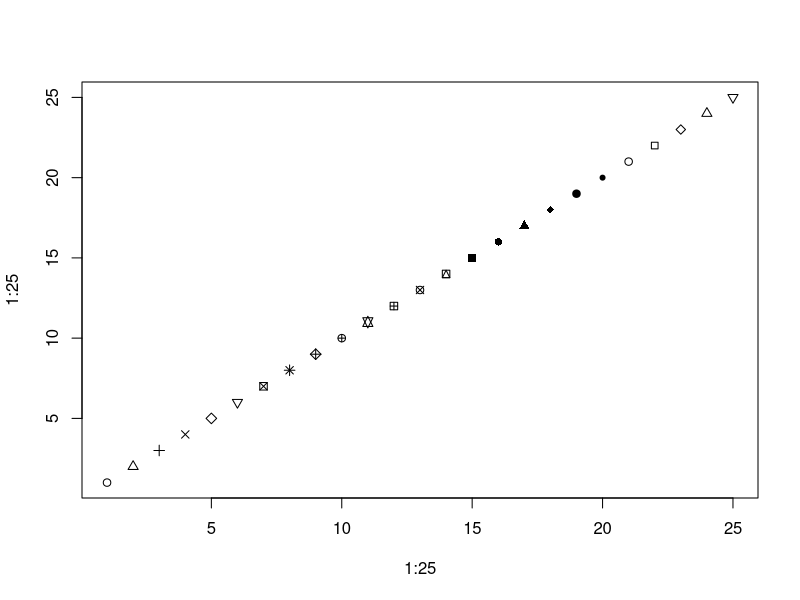
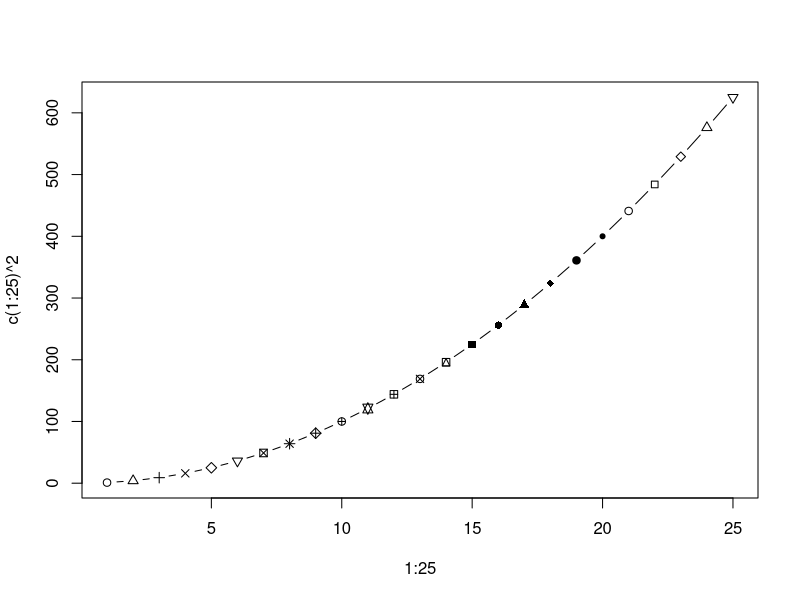

Reproduce these figures in R, in order. (Note: this script raises an error after producing the figures.)
## ---- chunk 1
#| label: fig-plot
#| fig-cap: "plot 点-线"
#| fig-subcap:
#|   - "点"
#|   - "线"
#| layout-ncol: 2
#| column: page-right

plot(1:25,1:25,pch=c(1:25))
plot(1:25,c(1:25)^2,type="b",pch=c(1:25))
## ---- chunk 2
#| label: fig-histogram
#| code-summary: "直方图"
#| fig-cap: "Histograms of mpg"
#| fig-subcap:
#|   - "Histogram of `cty`s"
#|   - "Histogram of `hwy`s" 
#| fig-alt: "What's this."
#| layout-ncol: 2
#| column: page-right

ggplot(mpg, aes(cty)) +
  geom_histogram() +
  labs(title = "Histogram of cty")

ggplot(mpg, aes(x =hwy)) +
  geom_histogram() +
  labs(title = "Histogram of hwy")
## ---- chunk 3
#| label: tbl-stats
#| tbl-cap: "Table Summary statistics "

mpg %>%
  summarise(
    mean_displ=mean(displ),
    mean_hwy=mean(hwy),
    mean_cty=mean(cty),
    .by = cyl
    ) %>%
  knitr::kable(digits = c(0, 0, 0, 0, 2))
